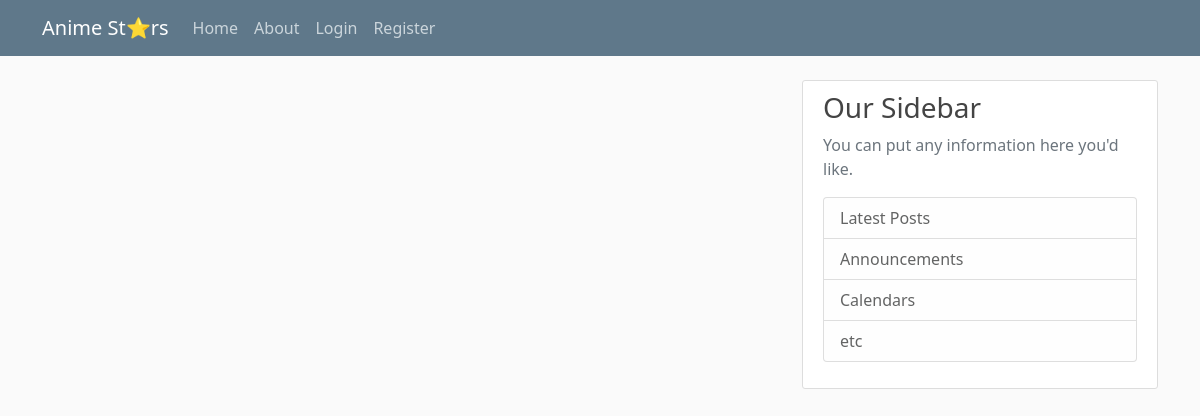
/home, run on an earlier commit of the app's database.
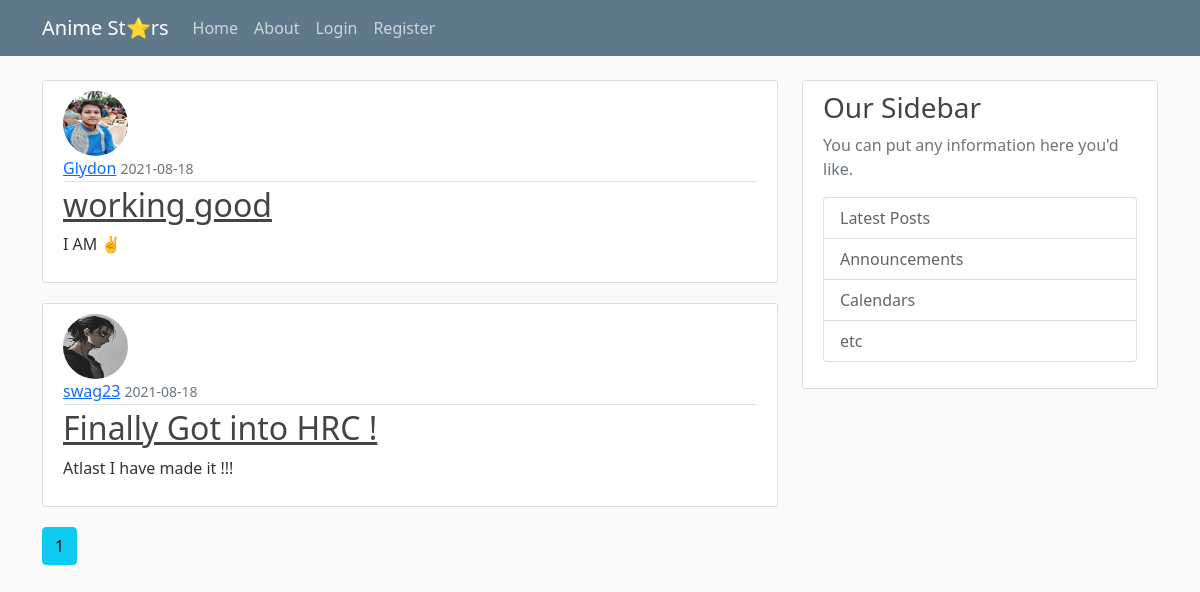
And on a later commit of the database.
### main/models.py (models this page shows, shortened)
class Post(db.Model):
    id = db.Column(db.Integer, primary_key=True)
    title = db.Column(db.String(100), nullable=False)
    date_posted = db.Column(db.DateTime, nullable=True, default=datetime.utcnow)
    content = db.Column(db.Text, nullable=False)
    user_id = db.Column(db.Integer, db.ForeignKey('user.id'), nullable=False)

class User(db.Model, UserMixin):
    id = db.Column(db.Integer, primary_key=True)
    username = db.Column(db.String(20), unique=True, nullable=False)
    email = db.Column(db.String(120), unique=True, nullable=False)
    image_file = db.Column(db.String(20), nullable=False, default='default.jpg')
    password = db.Column(db.String(60), nullable=False)
    posts = db.relationship('Post', backref='author', lazy=True)

### main/general/routes.py (the view)
@general.route("/")  # these are decorators
@general.route("/home")
def home():
    page = request.args.get('page', 1, type=int)
    posts = Post.query.order_by(Post.date_posted.desc()).paginate(page=page, per_page=4)
    return render_template('home.html', posts=posts)

### main/templates/home.html
{% extends "layout.html" %}
{% block content %}
    {% for post in posts.items %}
       <article class="media content-section">
          <img class="rounded-circle article-img" src="{{ url_for('static', filename='profile_pics/' + post.author.image_file) }}">
          <div class="media-body">
            <div class="article-metadata">
              <a class="mr-2" href="{{ url_for('users.user_post', username=post.author.username) }}">{{ post.author.username }}</a>
              <small class="text-muted">{{ post.date_posted.strftime('%Y-%m-%d') }}</small>
            </div>
            <h2><a class="article-title" href="{{ url_for('posts.post', post_id=post.id) }}">{{ post.title }}</a></h2>
            <p class="article-content">{{ post.content }}</p>
          </div>
       </article>
    {% endfor %}
    {% for page_num in posts.iter_pages(left_edge=1, right_edge=1, left_current=1, right_current=2) %}
        {% if page_num %}
          {% if posts.page == page_num %}
             <a class="btn btn-info mb-4" href="{{ url_for('general.home', page=page_num) }}">{{ page_num }}</a>
          {% else %}
             <a class="btn btn-outline-info mb-4" href="{{ url_for('general.home', page=page_num) }}">{{ page_num }}</a>
          {% endif %}
        {% else %}
            ...
        {% endif %}
    {% endfor %}
{% endblock content %}

### main/templates/layout.html (shortened to what this page needs)
<!DOCTYPE html>
<html lang="en">
<head>
    <link href="https://cdn.jsdelivr.net/npm/bootstrap@5.1.0/dist/css/bootstrap.min.css" rel="stylesheet">
    <link href="{{ url_for('static' , filename='main.css') }}" rel="stylesheet" type="text/css">
</head>
<body>
    <header class="site-header">
      <nav class="navbar navbar-expand-md navbar-dark bg-steel fixed-top">
        <div class="container">
          <a class="navbar-brand mr-4" href="/">Anime St⭐️rs</a>
          <div class="collapse navbar-collapse" id="navbarToggle">
            <div class="navbar-nav mr-auto">
              <a class="nav-item nav-link" href="{{url_for('general.home')}}">Home</a>
              <a class="nav-item nav-link" href="{{url_for('general.about')}}">About</a>
            </div>
            <div class="navbar-nav">
              {% if current_user.is_authenticated %}
                  <a class="nav-item nav-link" href="{{url_for('posts.new_post')}}">New Post</a>
                  <a class="nav-item nav-link" href="{{url_for('users.account')}}">Account</a>
                  <a class="nav-item nav-link" href="{{url_for('users.logout')}}">Logout</a>
              {% else %}
                  <a class="nav-item nav-link" href="{{url_for('users.login')}}">Login</a>
                  <a class="nav-item nav-link" href="{{url_for('users.register')}}">Register</a>
              {% endif %}
            </div>
          </div>
        </div>
      </nav>
    </header>
    <main role="main" class="container">
      <div class="row">
        <div class="col-md-8">
          {% block content %}{% endblock %}
        </div>
        <div class="col-md-4">
          <div class="content-section">
            <h3>Our Sidebar</h3>
            <p class='text-muted'>You can put any information here you'd like.
              <ul class="list-group">
                <li class="list-group-item list-group-item-light">Latest Posts</li>
                <li class="list-group-item list-group-item-light">Announcements</li>
                <li class="list-group-item list-group-item-light">Calendars</li>
                <li class="list-group-item list-group-item-light">etc</li>
              </ul>
            </p>
          </div>
        </div>
      </div>
    </main>
</body>
</html>

### main/static/main.css (style rules this page uses)
body { background: #fafafa; color: #333333; margin-top: 5rem; }
h1, h2, h3, h4, h5, h6 { color: #444444; }
.bg-steel { background-color: #5f788a; }
.site-header .navbar-nav .nav-link { color: #cbd5db; }
.content-section { background: #ffffff; padding: 10px 20px; border: 1px solid #dddddd; border-radius: 3px; margin-bottom: 20px; }
.article-title { color: #444444; }
.article-content { white-space: pre-line; }
.article-img { height: 65px; width: 65px; margin-right: 16px; }
.article-metadata { padding-bottom: 1px; margin-bottom: 4px; border-bottom: 1px solid #e3e3e3 }

What changed in the data, as far as the page shows it:
added Post: image_file (picture), author.username "Glydon", date_posted "2021-08-18", title "working good", content "I AM ✌️"
added Post: image_file (placeholder picture), author.username "swag23", date_posted "2021-08-18", title "Finally Got into HRC !", content "Atlast I have made it !!!"
Also different on the page:
new list line: "1"
